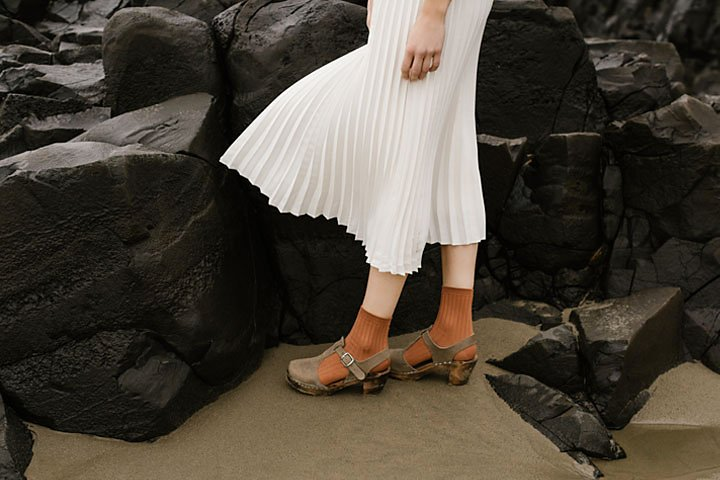
#> input picture Anwers/highlights_and_shadows.jpg, 720 x 480 px
$ jupyter execute Question-2.ipynb
#> lines starting #> are read from the running program, lines starting #| are printed output that depends on the picture
Question 2

[cell 1]
import cv2
import numpy as np
import matplotlib.pyplot as plt

def gamma_correction_Lplane(image_path, gamma_val):

#> called with image_path = 'highlights_and_shadows.jpg', gamma_val = 0.5
    img = cv2.imread(image_path)
#> img is the input picture: shape (480, 720, 3); mean B, G, R 58.1, 68.6, 75.7


    #Convert to LAB color space
    lab_img = cv2.cvtColor(img, cv2.COLOR_BGR2LAB)
#> lab_img: shape (480, 720, 3); mean of channels 0, 1, 2 71.3, 129.1, 135
    l_plane, a_plane, b_plane = cv2.split(lab_img)
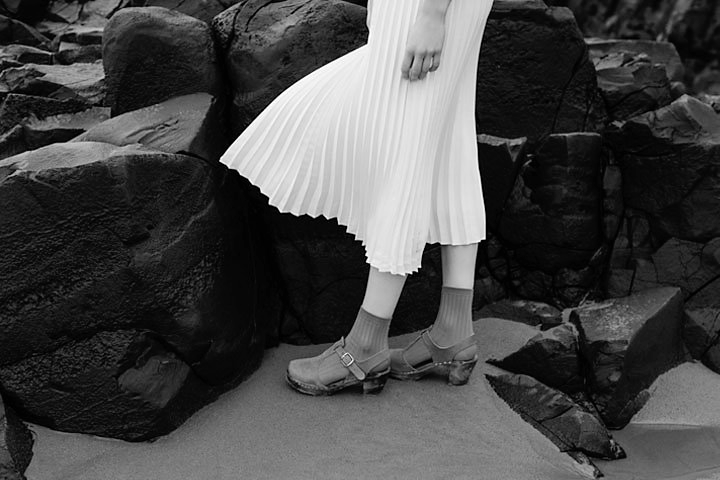
#> l_plane: shape (480, 720); min 0, max 255, mean 71.3
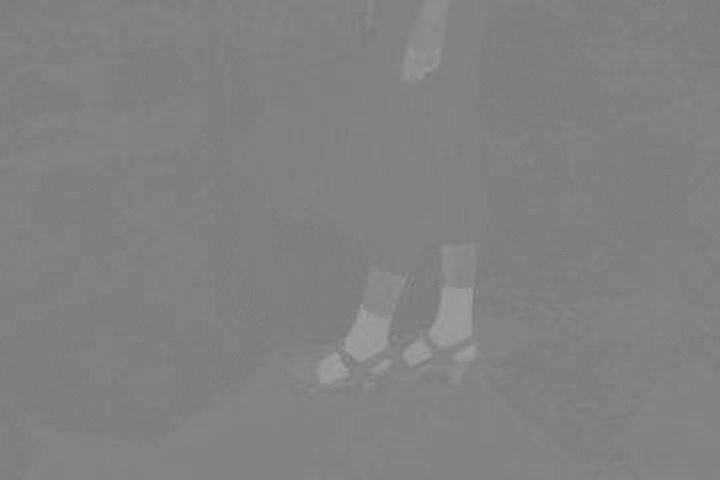
#> a_plane: shape (480, 720); min 119, max 160, mean 129.1


    l_norm = l_plane.astype(np.float32) / 255.0
    l_corrected_norm = np.power(l_norm, gamma_val)
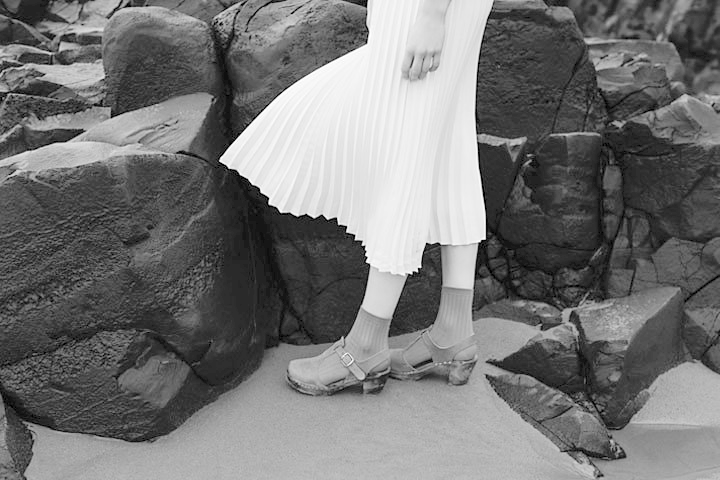
#> l_corrected_norm: shape (480, 720) float32; min 0, max 1, mean 0.462
    l_corrected = (l_corrected_norm * 255).astype(np.uint8)


    lab_final = cv2.merge([l_corrected, a_plane, b_plane])
#> lab_final: shape (480, 720, 3); mean of channels 0, 1, 2 117.3, 129.1, 135
    img_final = cv2.cvtColor(lab_final, cv2.COLOR_LAB2BGR)
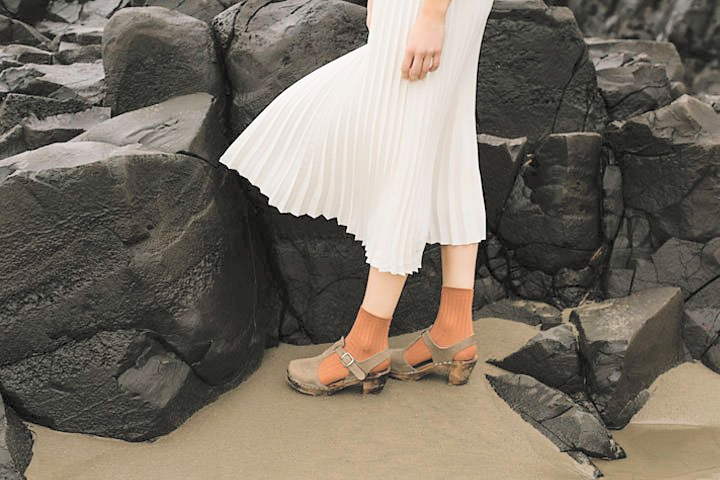
#> img_final: shape (480, 720, 3); mean B, G, R 100.2, 111.1, 118.8

    #Show Histograms (Requirement b)
    plt.figure(figsize=(12, 5))

    # Original L-plane Histogram
    plt.subplot(1, 2, 1)
    plt.hist(l_plane.ravel(), 256, [0, 256], color='black')
    plt.title('Original L-Plane Histogram')
    plt.xlabel('Intensity')
    plt.ylabel('Pixel Count')

    # Corrected L-plane Histogram
    plt.subplot(1, 2, 2)
    plt.hist(l_corrected.ravel(), 256, [0, 256], color='blue')
    plt.title(f'Corrected L-Plane Histogram (Gamma={gamma_val})')
    plt.xlabel('Intensity')
    plt.ylabel('Pixel Count')

    plt.tight_layout()
    plt.show()
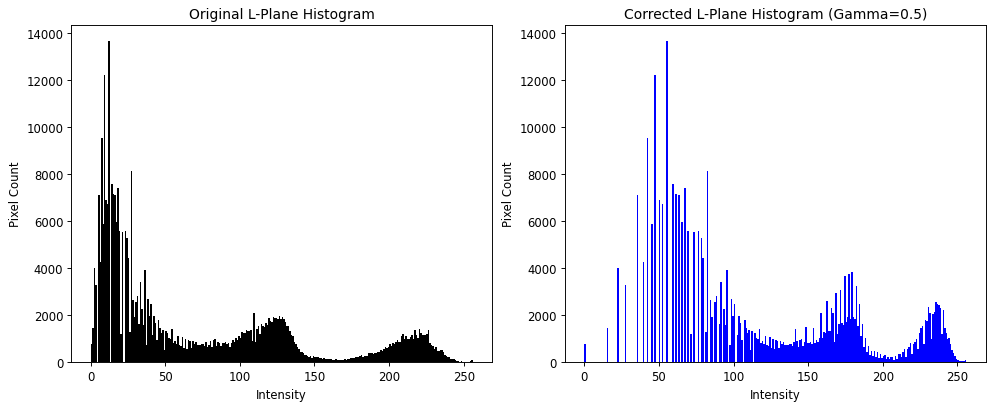
#> figure drawn by matplotlib, 2 panels; panel 1: tallest bar 13634 high, from x = 12 to 13; panel 2: tallest bar 13634 high, from x = 55 to 56


    cv2.imshow('Original Image', img)
    cv2.imshow('Gamma Corrected ', img_final)
    cv2.waitKey(0)
    cv2.destroyAllWindows()


gamma_correction_Lplane('highlights_and_shadows.jpg', 0.5)
